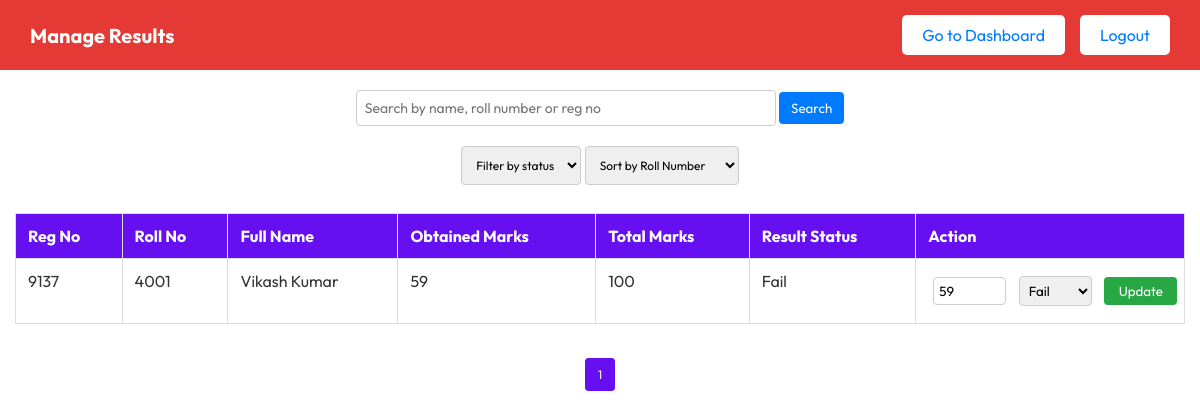
Page /staff/manage_results.php (signed in) on the committed database.
### tables this page shows
CREATE TABLE `students` (
  `id` int(11) NOT NULL,
  `full_name` varchar(255) NOT NULL,
  `father_name` varchar(255) NOT NULL,
  `dob` date NOT NULL,
  `gender` enum('1','2') NOT NULL,
  `school_name` varchar(255) NOT NULL,
  `level` enum('1','2') NOT NULL,
  `phone` varchar(15) NOT NULL,
  `address` text NOT NULL,
  `aadhar_card` varchar(12) NOT NULL,
  `image` varchar(255) DEFAULT NULL,
  `reg_no` varchar(255) NOT NULL,
  `roll_number` varchar(255) DEFAULT NULL,
  `obtained_marks` int(11) DEFAULT 0,
  `total_marks` int(11) DEFAULT 100,
  `result_status` enum('Pass','Fail') DEFAULT 'Fail'
);

### staff/manage_results.php (the view, shortened to what this page needs)
<?php
include('config.php');
$search = isset($_GET['search']) ? $_GET['search'] : '';
$order_by = isset($_GET['order_by']) ? $_GET['order_by'] : 'roll_number ASC';
$status_filter = isset($_GET['status_filter']) ? $_GET['status_filter'] : '';
$students_per_page = 10;
$page = isset($_GET['page']) ? (int)$_GET['page'] : 1;
$start_from = ($page - 1) * $students_per_page;
$sql = "SELECT * FROM students WHERE (full_name LIKE '%$search%' OR reg_no LIKE '%$search%' OR roll_number LIKE '%$search%')";
$sql .= " ORDER BY $order_by LIMIT $start_from, $students_per_page";
$result = mysqli_query($conn, $sql);
$total_sql = "SELECT COUNT(*) AS total_students FROM students WHERE (full_name LIKE '%$search%' OR reg_no LIKE '%$search%' OR roll_number LIKE '%$search%')";
$total_result = mysqli_query($conn, $total_sql);
$total_row = mysqli_fetch_assoc($total_result);
$total_students = $total_row['total_students'];
$total_pages = ceil($total_students / $students_per_page);
?>
<!DOCTYPE html>
<html lang="en">
<head>
    <link rel="stylesheet" href="../css/font.css">
    <link rel="stylesheet" href="../css/style.css">
</head>
<body>
<div class="dashboard-header">
    <h1>Manage Results</h1>
    <div class="header-buttons">
        <a href="admin_dashboard.php" class="header-button">Go to Dashboard</a>
        <a href="logout.php" class="header-button">Logout</a>
    </div>
</div>
<form method="GET" class="search-form">
    <input type="text" name="search" placeholder="Search by name, roll number or reg no" value="<?php echo htmlspecialchars($search); ?>" required>
    <button type="submit">Search</button>
</form>
<div class="filters">
    <form method="GET" class="filter-form">
        <select name="status_filter" onchange="this.form.submit()">
            <option value="">Filter by status</option>
        </select>
        <select name="order_by" onchange="this.form.submit()">
            <option value="roll_number ASC" <?php echo ($order_by == 'roll_number ASC') ? 'selected' : ''; ?>>Sort by Roll Number</option>
        </select>
    </form>
</div>
<div class="table-cont">
    <table class="results-table">
        <thead>
        <tr>
            <th>Reg No</th>
            <th>Roll No</th>
            <th>Full Name</th>
            <th>Obtained Marks</th>
            <th>Total Marks</th>
            <th>Result Status</th>
            <th>Action</th>
        </tr>
        </thead>
        <tbody>
        <?php while ($row = mysqli_fetch_assoc($result)) { ?>
            <tr>
                <td><?php echo $row['reg_no']; ?></td>
                <td><?php echo $row['roll_number']; ?></td>
                <td><?php echo $row['full_name']; ?></td>
                <td id="obtained_marks_<?php echo $row['reg_no']; ?>"><?php echo $row['obtained_marks']; ?></td>
                <td><?php echo $row['total_marks']; ?></td>
                <td id="result_status_<?php echo $row['reg_no']; ?>"><?php echo $row['result_status']; ?></td>
                <td class="inline">
                    <input type="number" id="marks_<?php echo $row['reg_no']; ?>" value="<?php echo $row['obtained_marks']; ?>" max="100" min="0">
                    <select id="status_<?php echo $row['reg_no']; ?>">
                        <option value="Fail" <?php echo ($row['result_status'] == 'Fail') ? 'selected' : ''; ?>>Fail</option>
                    </select>
                    <button onclick="updateResult(<?php echo $row['reg_no']; ?>)">Update</button>
                </td>
            </tr>
        <?php } ?>
        </tbody>
    </table>
</div>
<div class="pagination">
    <?php for ($i = 1; $i <= $total_pages; $i++) { ?>
        <a href="manage_results.php?page=<?php echo $i; ?>&search=<?php echo $search; ?>&status_filter=<?php echo $status_filter; ?>&order_by=<?php echo $order_by; ?>" class="page-link"><?php echo $i; ?></a>
    <?php } ?>
</div>
</body>
</html>

### css/style.css (style rules this page uses)
.dashboard-header { display: flex; justify-content: space-between; align-items: center; background-color: #e53935; color: #fff; padding: 15px 30px; font-size: 18px; }
.dashboard-header h1 { margin: 0; font-size: 20px; }
.dashboard-header .header-buttons { display: flex; gap: 15px; }
.dashboard-header .header-button { padding: 10px 20px; background-color: #fff; color: #007bff; text-decoration: none; font-size: 16px; border: none; border-radius: 5px; cursor: pointer; transition: background-color 0.3s, transform 0.3s; }

### staff/manage_results.php (style rules this page uses)
body { background-color: #ffffff; margin: 0; padding: 0; color: #333; }
.search-form { max-width: 600px; margin: 20px auto; text-align: center; }
.search-form input { padding: 8px; width: 70%; font-size: 14px; border: 1px solid #ccc; border-radius: 4px; background: #ffffff; }
.search-form button { padding: 8px 12px; background-color: #007bff; color: white; border: none; border-radius: 4px; cursor: pointer; }
.filters { display: flex; justify-content: center; gap: 20px; margin-bottom: 20px; }
.filter-form select { padding: 10px; border-radius: 4px; font-size: 12px; border: 1px solid #ccc; }
.table-cont { max-width: 100%; overflow-x: auto; -webkit-overflow-scrolling: touch; padding: 15px; background: #fff; padding-top: 0px; }
.results-table { width: 100%; margin: 8px auto; border-collapse: collapse; text-align: left; }
.results-table th, .results-table td { padding: 12px; border: 1px solid #ddd; position: relative; vertical-align: top; }
.results-table th { background-color: #6610f2; color: white; }
.results-table input, .results-table select { padding: 5px; margin: 5px; border-radius: 4px; border: 1px solid #ccc; width: 100%; }
.results-table button { padding: 5px 10px; margin: 5px; background-color: #28a745; color: white; border: none; border-radius: 4px; cursor: pointer; width: 100%; }
.pagination { text-align: center; margin-top: 20px; margin-bottom: 20px; font-size: 12px; }
.page-link { padding: 8px 12px; margin: 0 5px; background-color: #6610f2; border: 1px solid #6610f2; color: #ffffff; text-decoration: none; border-radius: 4px; }
td.inline { white-space: nowrap; width: 1%; vertical-align: middle; }
td.inline select, td.inline input, td.inline button { display: inline-block; width: 30%; min-width: 70px; max-width: 100px; box-sizing: border-box; margin-right: 4px; }
td.inline button { padding: 6px; }

### rows in the picture
students: reg_no "9137", roll_number "4001", full_name "Vikash Kumar", obtained_marks "59", total_marks "100", result_status "Fail", result_status+reg_no "Fail"
